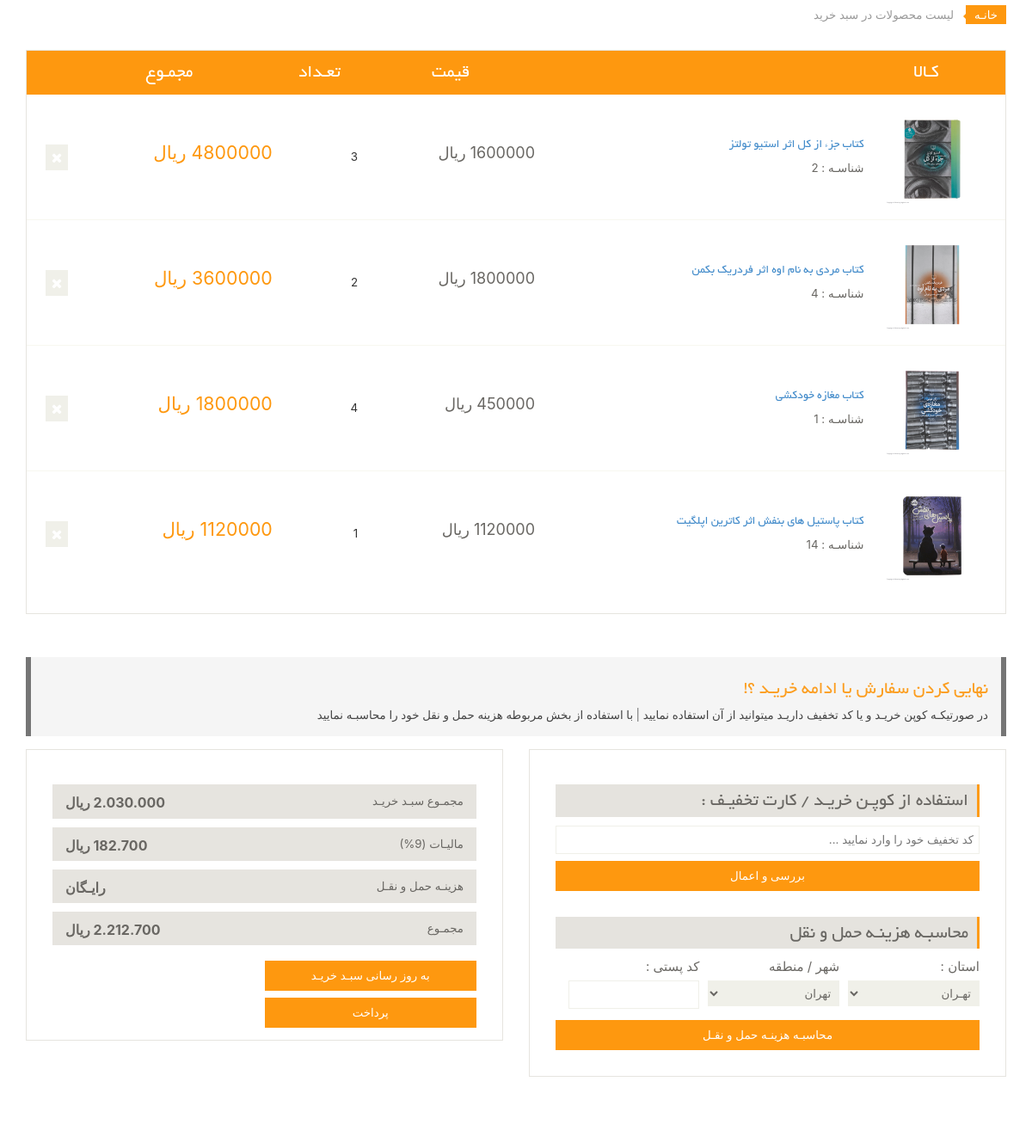
The app's page /open-order (signed in), older data.
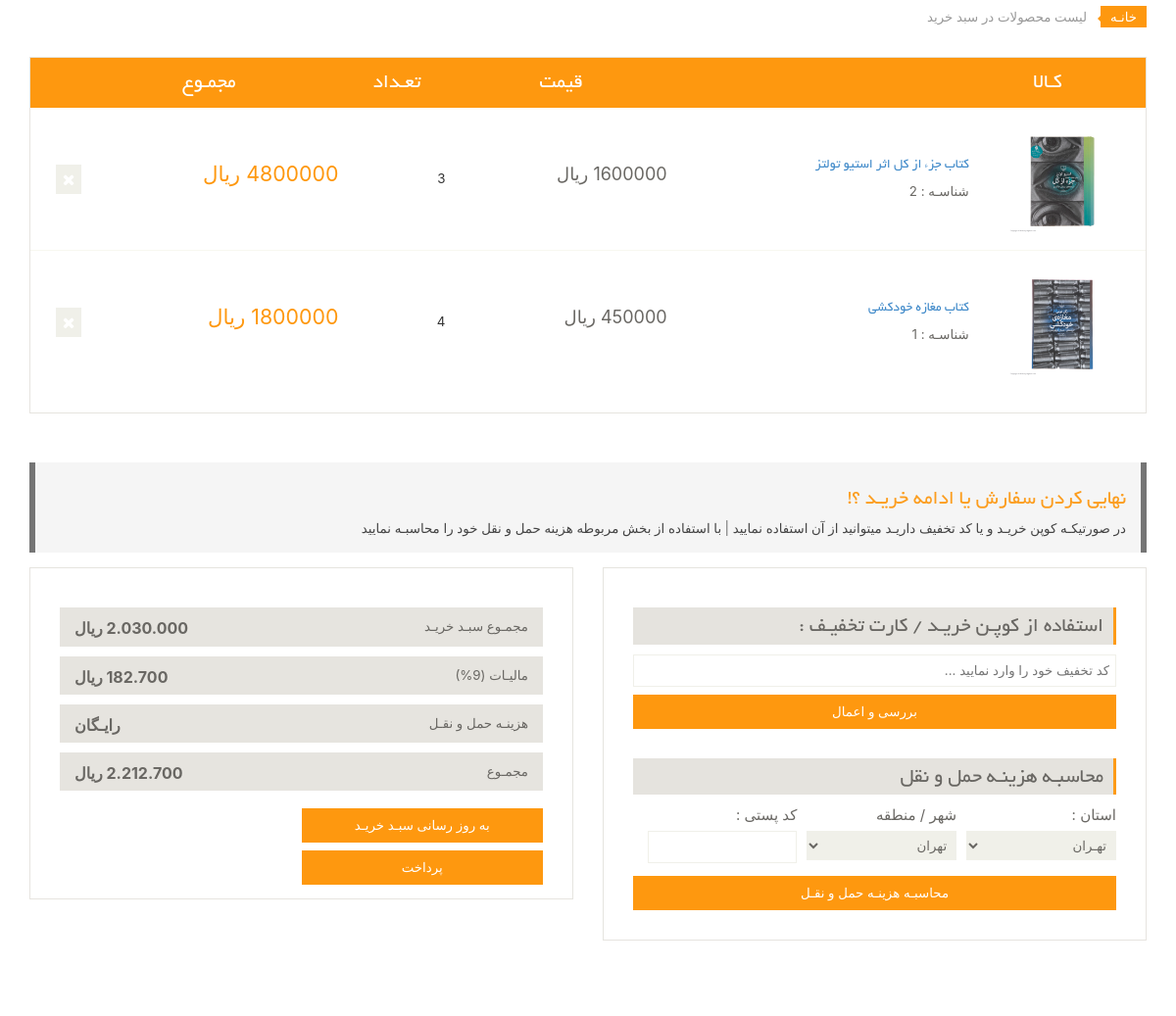
The same page, newer data.
### eshop_order/models.py (models this page shows, shortened)
class OrderDetail(models.Model):
    order = models.ForeignKey(Order, on_delete=models.CASCADE, verbose_name='سبد خرید')
    product = models.ForeignKey(Product, on_delete=models.CASCADE, verbose_name='محصولات')
    price = models.IntegerField(verbose_name='قیمت محصول')
    count = models.IntegerField(verbose_name='تعداد')
    def get_detail_sum(self):
        return self.count * self.price
    class Meta:
        verbose_name = 'جزئیات محصول'
        verbose_name_plural = 'اطلاعات جزئیات محصولات'

### eshop_products/models.py (models this page shows, shortened)
class Product(models.Model):
    title = models.CharField(max_length=150, verbose_name='عنوان')
    description = models.TextField(verbose_name='توضیحات')
    price = models.IntegerField(verbose_name='قیمت')
    image = models.ImageField(upload_to=upload_image_path, null=True, blank=True, verbose_name='تصویر')
    active = models.BooleanField(default=False, verbose_name='فعال')
    category = models.ManyToManyField(ProductCategory, blank=True, verbose_name='دسته بندی ها')
    objects = ProductsManager()
    class Meta:
        verbose_name = 'محصول'
        verbose_name_plural = 'محصولات'

### eshop_order/views.py (the view)
# urls.py: path('open-order', user_open_order),
@login_required(login_url='/login')
def user_open_order(request):
    context = {
        'order': None,
        'detail': None
    }
    order_open = Order.objects.filter(owner_id=request.user.id, is_paid=False).first()
    if order_open is not None:
        context['order'] = order_open
        context['detail'] = order_open.orderdetail_set.all()
    return render(request, 'order/user_open_order.html', context)

### eshop_order/templates/order/user_open_order.html (shortened to what this page needs)
{% extends 'shared/_MainLayout.html' %}
{% load static %}
{% block content %}
    <section id="cart_items">
        <div class="container">
            <div class="breadcrumbs">
                <ol class="breadcrumb">
                    <li><a href="/">خانـه</a></li>
                    <li class="active">لیست محصولات در سبد خرید</li>
                </ol>
            </div>
            {% if order != None and detail|length > 0 %}
                <div class="table-responsive cart_info">
                    <table class="table table-condensed">
                        <thead>
                        <tr class="cart_menu">
                            <td class="image">کـالا</td>
                            <td class="description"></td>
                            <td class="price">قیمت</td>
                            <td class="quantity">تعـداد</td>
                            <td class="total">مجمـوع</td>
                            <td></td>
                        </tr>
                        </thead>
                        <tbody>
                        {% for det in detail %}
                            <tr>
                                <td class="cart_product">
                                    <a href=""><img src="{{ det.product.image.url }}" alt="" style="width: 110px"></a>
                                </td>
                                <td class="cart_description">
                                    <h5>
                                        <a href="/products/{{ det.product.id }}/{{ det.product.title }}">{{ det.product.title }}</a>
                                    </h5>
                                    <p>شناسـه : {{ det.product.id }}</p>
                                </td>
                                <td class="cart_price">
                                    <p>{{ det.product.price }} ريال</p>
                                </td>
                                <td class="cart_quantity">
                                    <div class="cart_quantity_button">
                                        <span>
                                            {{ det.count }}
                                        </span>
                                    </div>
                                </td>
                                <td class="cart_total">
                                    <p class="cart_total_price">{{ det.get_detail_sum }} ريال</p>
                                </td>
                                <td class="cart_delete">
                                    <a class="cart_quantity_delete" href="/remove-order-detail/{{ det.id }}"><i
                                            class="fa fa-times"></i></a>
                                </td>
                            </tr>
                        {% endfor %}
                        </tbody>
                    </table>
                </div>
            {% else %}
                <div class="alert alert-warning">
                    <p>محصولی در سبد خرید شما یافت نشد</p>
                </div>
            {% endif %}
        </div>
    </section>
    <section id="do_action">
        <div class="container">
            <div class="heading">
                <h3>نهایی کردن سفارش یا ادامه خریـد ؟! </h3>
                <p>در صورتیکـه کوپن خریـد و یا کد تخفیف داریـد میتوانید از آن استفاده نمایید | با استفاده از بخش مربوطه
                    هزینه حمل و نقل خود را محاسبـه نمایید</p>
            </div>
            <div class="row">
                <div class="col-sm-6">
                    <div class="chose_area">
                        <ul class="user_option">
                            <li>
                                <h3>استفاده از کوپـن خریـد / کارت تخفیـف :</h3>
                            </li>
                            <li class="single_field zip-field">
                                <input type="text" placeholder="کد تخفیف خود را وارد نمایید ...">
                            </li>
                            <li>
                                <a class="btn btn-default update" href="">بررسی و اعمال</a>
                            </li>
                        </ul>
                        <ul class="user_info">
                            <h3>محاسبـه هزینـه حمل و نقل</h3>
                            <li class="single_field">
                                <label>استان :</label>
                                <select>
                                    <option>تهـران</option>
                                </select>
                            </li>
                            <li class="single_field">
                                <label>شهر / منطقه</label>
                                <select>
                                    <option>تهران</option>
                                </select>
                            </li>
                            <li class="single_field zip-field">
                                <label>کد پستی :</label>
                                <input type="text">
                            </li>
                        </ul>
                        <a class="btn btn-default update" href="">محاسبـه هزینـه حمل و نقـل</a>
                    </div>
                </div>
                <div class="col-sm-6">
                    <div class="total_area">
                        <ul>
                            <li>مجمـوع سبـد خریـد <span>2.030.000 ريال</span></li>
                            <li>مالیـات (9%) <span>182.700 ريال</span></li>
                            <li>هزینـه حمل و نقـل <span>رایـگان</span></li>
                            <li>مجمـوع <span>2.212.700 ريال</span></li>
                        </ul>
                        <a class="btn btn-default update" href="shop.html">به روز رسانی سبـد خریـد </a>
                        <a class="btn btn-default check_out" href="checkout.html">پرداخت</a>
                    </div>
                </div>
            </div>
        </div>
    </section>
{% endblock %}

### templates/shared/_MainLayout.html (shortened to what this page needs)
{% load static %}
{% load render_partial %}
<!DOCTYPE html>
<html lang="en">
<head style="font-family: -apple-system;">
    </head>
    {% include 'shared/_HeaderReferences.html' %}
<body style="font-family: -apple-system;">
{% block content %}{% endblock %}
</body>
</html>

### templates/shared/_HeaderReferences.html (shortened to what this page needs)
{% load static %}
<link href="{% static 'css/bootstrap.min.css' %}" rel="stylesheet">
<link href="{% static 'css/font-awesome.min.css' %}" rel="stylesheet">
<link href="{% static 'css/prettyPhoto.css' %}" rel="stylesheet">
<link href="{% static 'css/price-range.css' %}" rel="stylesheet">
<link href="{% static 'css/animate.css' %}" rel="stylesheet">
<link href="{% static 'css/main.css' %}" rel="stylesheet">
<link href="{% static 'css/responsive.css' %}" rel="stylesheet">

### templates/shared/_FooterReferences.html (shortened to what this page needs)
{% load static %}

### assets/css/main.css (style rules this page uses)
body { font-family: 'BYekan'; font-size: 10pt; position: relative; font-weight: normal; direction: rtl; }
ul li { list-style: none; }
a { -webkit-transition: 300ms; -moz-transition: 300ms; -o-transition: 300ms; transition: 300ms; }
h1, h2, h3, h4, h5, h6 { font-family: 'BYekan', sans-serif; }
#do_action { margin-bottom: 50px; }
.breadcrumbs { position: relative; }
.breadcrumbs .breadcrumb { background:transparent; margin-bottom: 50px; padding-right: 0; }
.breadcrumbs .breadcrumb li a { background:#FE980F; color: #FFFFFF; padding: 3px 10px; }
.breadcrumbs .breadcrumb li a:after { content:""; height:auto; width: auto; border-width: 8px; border-style: solid; border-color: transparent #FE980F transparent transparent; position: absolute; top: 11px; right: 42px; }
.breadcrumbs .breadcrumb > li + li:before { content: " "; }
#cart_items .cart_info { border: 1px solid #E6E4DF; margin-bottom: 50px }
#cart_items .cart_info .cart_menu { background: #FE980F; color: #fff; font-size: 16pt; font-family: 'BYekan', sans-serif; font-weight: normal; text-align: center; }
#cart_items .cart_info .table.table-condensed thead tr { height: 51px; }
#cart_items .cart_info .table.table-condensed tr { border-bottom: 1px solid#F7F7F0 }
#cart_items .cart_info .table.table-condensed tr:last-child { border-bottom: 0 }
.cart_info table tr td { border-top: 0 none; vertical-align: inherit; }
#cart_items .cart_info .image { padding-right: 30px; }
#cart_items .cart_info .cart_description p { color:#696763 }
#cart_items .cart_info .cart_price p { color:#696763; font-size: 18px }
#cart_items .cart_info .cart_total_price { color: #FE980F; font-size: 16pt; }
.cart_product { display: block; margin: 15px 25px 10px -50px; }
.cart_delete { display: block; margin-right: -12px; overflow: hidden; }
.cart_delete a { background:#F0F0E9; color: #FFFFFF; padding: 5px 7px; font-size: 16px }
.heading h3 { color: #363432; font-size: 20px; font-family: 'BYekan', sans-serif; }
.heading p { color: #434343; font-size: 10pt; font-weight: 300; }
#do_action .heading { padding: 5px 15px 5px; border-right: 6px solid #757575; border-left: 6px solid #757575; background: #f5f5f5; margin-bottom: 15px; }
#do_action .heading h3 { color: #FC9D1E; font-size: 16pt !important; }
#do_action .col-sm-6 { float: right !important; }
#do_action .total_area { padding-bottom: 14px !important; }
#do_action .total_area span { font-weight: bold; font-size: 12pt; }
#do_action .total_area, #do_action .chose_area { border: 1px solid #E6E4DF; color: #696763; padding: 30px; margin-bottom: 50px; }
.chose_area h3 { font-size: 16pt; font-weight: normal; border-right: 3px solid #fd9b18; padding: 7px 10px; margin: 10px 0; background: #E5E3DE; }
.total_area span { float: left; }
.total_area ul { padding-right: 0px; }
.chose_area ul { padding-right: 0px; }
.total_area ul li { background:#E6E4DF; color: #696763; margin-top: 10px; padding: 10px 15px; }
.user_info { display: block; margin-bottom: 5px; margin-top: 20px; overflow: hidden; }
.user_info label { color: #696763; display: block; font-size: 15px; font-weight: normal; }
.user_info .single_field { width: 31% }
.user_option .single_field { width: 100% }
.chose_area .single_field.zip-field input { background: transparent; border: 1px solid #F0F0E9; }
.user_info > li { float: right; margin-left: 10px }
.chose_area input, select, textarea { background: #F0F0E9; border:0; color: #696763; padding: 6px; width: 100%; border-radius: 0; resize: none }
.chose_area .update { width: 100%; }
.update, .check_out { background: #FE980F; border-radius: 0; color: #FFFFFF; margin-top: 8px; border: none; padding: 8px 15px; font-size: 10pt; }
.total_area .btn { width: 50% }

Row changes from the older to the newer data that the page shows:
removed OrderDetail: product.image (picture), product "کتاب مردی به نام اوه اثر فردریک بکمن", product.id "4", count "2"
removed OrderDetail: product.image (picture), product "کتاب پاستیل های بنفش اثر کاترین اپلگیت", product.id "14", count "1"
